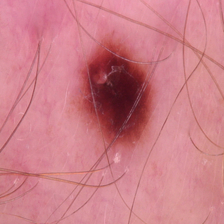
#> input picture dataset - Copy/benign/b1065.jpg, 224 x 224 px
$ python -i symmetry_analysis.py   (imports and definitions only)
#> lines starting #> are read from the running program, lines starting #| are printed output that depends on the picture; after the words box and inside, x2 and y2 are one past the last pixel; in counts of white or black regions, pixels touching at a corner belong together
import cv2
import numpy as np
from skimage.metrics import structural_similarity as ssim
import math


def analyze_symmetry(result_image):
    debug_images = []

    # Smooth and detect edges
    blurred = cv2.bilateralFilter(result_image, 15, 75, 75)
    edges = cv2.Canny(blurred, 50, 150)

    # Find contours
    contours, _ = cv2.findContours(edges, cv2.RETR_EXTERNAL, cv2.CHAIN_APPROX_SIMPLE)
    if not contours:
        print("No contours found.")
        return None, None, None, [edges]

    largest_contour = max(contours, key=cv2.contourArea)

    # Get rotated rectangle and angle
    rotated_rect = cv2.minAreaRect(largest_contour)
    box = cv2.boxPoints(rotated_rect)
    box = np.intp(box)

    # Calculate rotation angle from bottom edge
    angle = calculate_bottom_edge_angle(box)
    print(f"Rotating mole by {angle:.2f} degrees to align")

    # Draw rectangle on original image for debug
    debug_img_box = result_image.copy()
    if len(debug_img_box.shape) == 2:
        debug_img_box = cv2.cvtColor(debug_img_box, cv2.COLOR_GRAY2BGR)
    cv2.drawContours(debug_img_box, [box], 0, (0, 255, 0), 2)
    debug_images.append(debug_img_box)

    # Rotate whole image by -angle
    (h, w) = result_image.shape[:2]
    center = (w // 2, h // 2)
    rotation_matrix = cv2.getRotationMatrix2D(center, angle, 1.0)
    rotated_image = cv2.warpAffine(result_image, rotation_matrix, (w, h),
                                   flags=cv2.INTER_CUBIC, borderMode=cv2.BORDER_REPLICATE)
    debug_images.append(rotated_image.copy())

    #blurred_rot = cv2.bilateralFilter(rotated_image, 15, 75, 75)
    #edges_rot = cv2.Canny(blurred_rot, 50, 150)

    # Find contours again on rotated image
    edges_rot = cv2.Canny(rotated_image, 50, 150)
    contours_rot, _ = cv2.findContours(edges_rot, cv2.RETR_EXTERNAL, cv2.CHAIN_APPROX_SIMPLE)
    if not contours_rot:
        print("No contours found after rotation.")
        return None, None, None, debug_images

    largest_contour_rot = max(contours_rot, key=cv2.contourArea)
    x, y, w_box, h_box = cv2.boundingRect(largest_contour_rot)

    if w_box % 2 != 0:
        w_box -= 1
    if h_box % 2 != 0:
        h_box -= 1

    mole = rotated_image[y:y + h_box, x:x + w_box]

    left_half = mole[:, :w_box // 2]
    right_half = mole[:, w_box // 2:]
    right_half_flipped = cv2.flip(right_half, 1)

    top_half = mole[:h_box // 2, :]
    bottom_half = mole[h_box // 2:, :]
    bottom_half_flipped = cv2.flip(bottom_half, 0)

    vertical_symmetry, _ = ssim(left_half, right_half_flipped, full=True, channel_axis=-1)
    horizontal_symmetry, _ = ssim(top_half, bottom_half_flipped, full=True, channel_axis=-1)

    vertical_symmetry = max(0, min(vertical_symmetry, 1))
    horizontal_symmetry = max(0, min(horizontal_symmetry, 1))
    avg_symmetry = (vertical_symmetry + horizontal_symmetry) / 2

    Horiz1 = np.concatenate((left_half, right_half_flipped), axis=1)
    Horiz2 = np.concatenate((top_half, bottom_half_flipped), axis=1)

    debug_images.append(Horiz1)
    debug_images.append(Horiz2)

    return avg_symmetry, vertical_symmetry, horizontal_symmetry, debug_images


def calculate_bottom_edge_angle(box):
    box = sorted(box, key=lambda p: p[1])                               #top_points = box[:2]
    bottom_points = box[2:]
    bottom_points = sorted(bottom_points, key=lambda p: p[0])
    (x1, y1) = bottom_points[0]
    (x2, y2) = bottom_points[1]
    dx = x2 - x1
    dy = y2 - y1
    angle_rad = math.atan2(dy, dx)
    angle_deg = math.degrees(angle_rad)
    return angle_deg


# [4 lines of commented-out code are left out]


def show_debug_images(images, window_name="Symmetry Debug View"):
    titles = [
        "Original with Rotated Rectangle",
        "Aligned Mole",
        "Vertical Symmetry",
        "Horizontal Symmetry"
    ]

    labeled_images = []
    for i, img in enumerate(images):
        img_resized = cv2.resize(img, (300, 300))
        label = titles[i] if i < len(titles) else f"Step {i+1}"
        img_labeled = img_resized.copy()
        cv2.putText(img_labeled, label, (10, 20), cv2.FONT_HERSHEY_SIMPLEX,
                    0.5, (0, 255, 255), 1, cv2.LINE_AA)
        labeled_images.append(img_labeled)

    rows = []
    for i in range(0, len(labeled_images), 2):
        row = np.hstack(labeled_images[i:i+2])
        rows.append(row)

    combined = np.vstack(rows)
    cv2.imshow(window_name, combined)
    cv2.waitKey(0)
    cv2.destroyAllWindows()

>>> import cv2
>>> picture = cv2.imread('dataset - Copy/benign/b1065.jpg')
#> picture is the input picture: shape (224, 224, 3); mean B, G, R 135.7, 125.9, 204.1
>>> result = analyze_symmetry(picture)
#> in analyze_symmetry, `edges = cv2.Canny(blurred, 50, 150)`:
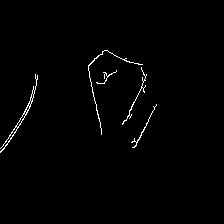
#> edges: shape (224, 224); 1.1% white in thin lines or dots, all inside (x1, y1, x2, y2) = (0, 50, 157, 153)
#> in analyze_symmetry, `contours, _ = cv2.findContours(edges, cv2.RETR_EXTERNAL, cv2.CHAIN_APP..`: contours = 5 contours, 4 with area under 20; largest, box (x1, y1, x2, y2) and area: (0, 74, 38, 153) 113
#> in analyze_symmetry, `largest_contour = max(contours, key=cv2.contourArea)`: largest_contour = contour of 133 points, box (x1, y1, x2, y2) (0, 74, 38, 153), area 113
#> in analyze_symmetry, `rotated_rect = cv2.minAreaRect(largest_contour)`: rotated_rect = ((20.87, 114.6), (85.48, 9.16), -64.69)
#> in analyze_symmetry, `box = cv2.boxPoints(rotated_rect)`: box = [[6.74, 155.2], [-1.55, 151.3], [35, 74], [43.28, 77.92]]
#> in analyze_symmetry, `box = np.intp(box)`: box = [[6, 155], [-1, 151], [35, 74], [43, 77]]
#> in calculate_bottom_edge_angle, `box = sorted(box, key=lambda p: p[1])`: box = [[35, 74], [43, 77], [-1, 151], [6, 155]]
#> in calculate_bottom_edge_angle, `bottom_points = box[2:]`: bottom_points = [[-1, 151], [6, 155]]
#> in calculate_bottom_edge_angle, `(x1, y1) = bottom_points[0]`: x1 = -1; y1 = 151
#> in calculate_bottom_edge_angle, `(x2, y2) = bottom_points[1]`: x2 = 6; y2 = 155
#> in calculate_bottom_edge_angle, `dx = x2 - x1`: dx = 7
#> in calculate_bottom_edge_angle, `dy = y2 - y1`: dy = 4
#> in calculate_bottom_edge_angle, `angle_rad = math.atan2(dy, dx)`: angle_rad = 0.519
#> in calculate_bottom_edge_angle, `angle_deg = math.degrees(angle_rad)`: angle_deg = 29.74
#| Rotating mole by 29.74 degrees to align
#> in analyze_symmetry, `cv2.drawContours(debug_img_box, [box], 0, (0, 255, 0), 2)`:
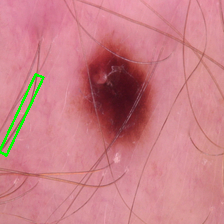
#> debug_img_box: shape (224, 224, 3); 0.94% of pixels changed, all inside (x1, y1, x2, y2) = (0, 73, 45, 157)
#> in analyze_symmetry, `rotation_matrix = cv2.getRotationMatrix2D(center, angle, 1.0)`: rotation_matrix = [[0.868, 0.496, -40.81], [-0.496, 0.868, 70.32]]
#> in analyze_symmetry, `edges_rot = cv2.Canny(rotated_image, 50, 150)`:
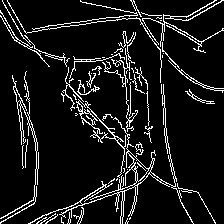
#> edges_rot: shape (224, 224); 9.3% white in thin lines or dots
#> in analyze_symmetry, `contours_rot, _ = cv2.findContours(edges_rot, cv2.RETR_EXTERNAL, cv2.C..`: contours_rot = 58 contours, 44 with area under 20; largest, box (x1, y1, x2, y2) and area: (28, 84, 194, 224) 588, (76, 99, 126, 178) 518, (0, 71, 39, 224) 166, (168, 60, 224, 93) 91, (142, 0, 224, 53) 88
#> in analyze_symmetry, `largest_contour_rot = max(contours_rot, key=cv2.contourArea)`: largest_contour_rot = contour of 790 points, box (x1, y1, x2, y2) (28, 84, 194, 224), area 588
#> in analyze_symmetry, `x, y, w_box, h_box = cv2.boundingRect(largest_contour_rot)`: x = 28; y = 84; w_box = 166; h_box = 140
#> in analyze_symmetry, `right_half_flipped = cv2.flip(right_half, 1)`:
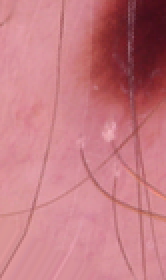
#> right_half_flipped: shape (140, 83, 3) (shown 2 times larger); mean B, G, R 130.4, 122.5, 197.6
#> in analyze_symmetry, `bottom_half_flipped = cv2.flip(bottom_half, 0)`:
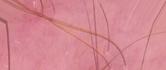
#> bottom_half_flipped: shape (70, 166, 3); mean B, G, R 145.8, 136.3, 211.9
#> in analyze_symmetry, `vertical_symmetry, _ = ssim(left_half, right_half_flipped, full=True, ..`: vertical_symmetry = 0.485
#> in analyze_symmetry, `horizontal_symmetry, _ = ssim(top_half, bottom_half_flipped, full=True..`: horizontal_symmetry = 0.421
#> in analyze_symmetry, `avg_symmetry = (vertical_symmetry + horizontal_symmetry) / 2`: avg_symmetry = 0.453
#> in analyze_symmetry, `Horiz1 = np.concatenate((left_half, right_half_flipped), axis=1)`:
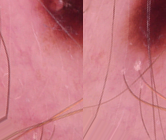
#> Horiz1: shape (140, 166, 3); mean B, G, R 130.8, 121.5, 198.9
#> in analyze_symmetry, `Horiz2 = np.concatenate((top_half, bottom_half_flipped), axis=1)`:
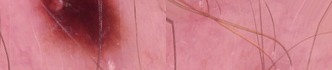
#> Horiz2: shape (70, 332, 3); mean B, G, R 130.8, 121.5, 198.9

$ run again, on dataset - Copy/benign/b11.jpg
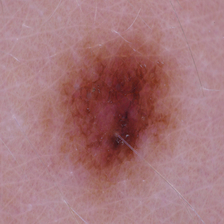
#> input picture dataset - Copy/benign/b11.jpg, 224 x 224 px
#> picture is the input picture: shape (224, 224, 3); mean B, G, R 122.1, 118.2, 165
#> in analyze_symmetry, `edges = cv2.Canny(blurred, 50, 150)`:
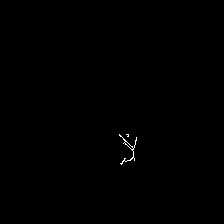
#> edges: shape (224, 224); 0.17% white in thin lines or dots, all inside (x1, y1, x2, y2) = (119, 134, 137, 165)
#> contours = 2 contours, 1 with area under 20; largest, box (x1, y1, x2, y2) and area: (119, 134, 137, 165) 37
#> largest_contour = contour of 59 points, box (x1, y1, x2, y2) (119, 134, 137, 165), area 37
#> rotated_rect = ((128, 148.7), (16.92, 30.05), -2.05)
#> in analyze_symmetry, `box = cv2.boxPoints(rotated_rect)`: box = [[120, 164], [119, 134], [135.9, 133.4], [136.9, 163.4]]
#> in analyze_symmetry, `box = np.intp(box)`: box = [[120, 164], [118, 134], [135, 133], [136, 163]]
#> in calculate_bottom_edge_angle, `box = sorted(box, key=lambda p: p[1])`: box = [[135, 133], [118, 134], [136, 163], [120, 164]]
#> in calculate_bottom_edge_angle, `bottom_points = box[2:]`: bottom_points = [[136, 163], [120, 164]]
#> in calculate_bottom_edge_angle, `bottom_points = sorted(bottom_points, key=lambda p: p[0])`: bottom_points = [[120, 164], [136, 163]]
#> x1 = 120; y1 = 164
#> x2 = 136; y2 = 163
#> dx = 16
#> dy = -1
#> angle_rad = -0.0624
#> angle_deg = -3.58
#| Rotating mole by -3.58 degrees to align
#> debug_img_box: shape (224, 224, 3); 0.54% of pixels changed, all inside (x1, y1, x2, y2) = (117, 132, 138, 166)
#> rotation_matrix = [[0.998, -0.0624, 7.2], [0.0624, 0.998, -6.77]]
#> edges_rot: shape (224, 224); 6% white in thin lines or dots, all inside (x1, y1, x2, y2) = (11, 17, 193, 224)
#> contours_rot = 53 contours, 38 with area under 20; largest, box (x1, y1, x2, y2) and area: (146, 61, 173, 112) 470, (133, 113, 158, 154) 180, (71, 72, 97, 105) 94, (103, 152, 130, 179) 86, (80, 132, 104, 152) 78
#> largest_contour_rot = contour of 140 points, box (x1, y1, x2, y2) (146, 61, 173, 112), area 470
#> in analyze_symmetry, `x, y, w_box, h_box = cv2.boundingRect(largest_contour_rot)`: x = 146; y = 61; w_box = 27; h_box = 51
#> in analyze_symmetry, `w_box -= 1`: w_box = 26
#> in analyze_symmetry, `h_box -= 1`: h_box = 50
#> vertical_symmetry = 0.284
#> horizontal_symmetry = 0.492
#> avg_symmetry = 0.388
#> in analyze_symmetry, `Horiz2 = np.concatenate((top_half, bottom_half_flipped), axis=1)`:
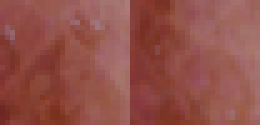
#> Horiz2: shape (25, 52, 3) (shown 5 times larger); mean B, G, R 73.4, 80.9, 146

$ run again, on dataset - Copy/benign/b1192.jpg
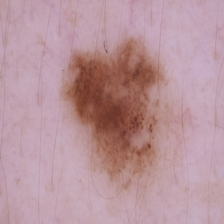
#> input picture dataset - Copy/benign/b1192.jpg, 224 x 224 px
#> picture is the input picture: shape (224, 224, 3); mean B, G, R 156.3, 149, 185
#> in analyze_symmetry, `edges = cv2.Canny(blurred, 50, 150)`:
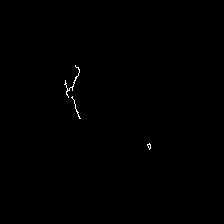
#> edges: shape (224, 224); 0.21% white in thin lines or dots, all inside (x1, y1, x2, y2) = (64, 65, 151, 150)
#> contours = 3 contours, all with area under 20
#> largest_contour = contour of 73 points, box (x1, y1, x2, y2) (64, 65, 80, 98), area 13
#> rotated_rect = ((70.29, 80.52), (32.31, 10.21), -68.2)
#> in analyze_symmetry, `box = cv2.boxPoints(rotated_rect)`: box = [[69.03, 97.41], [59.55, 93.62], [71.55, 63.62], [81.03, 67.41]]
#> in analyze_symmetry, `box = np.intp(box)`: box = [[69, 97], [59, 93], [71, 63], [81, 67]]
#> in calculate_bottom_edge_angle, `box = sorted(box, key=lambda p: p[1])`: box = [[71, 63], [81, 67], [59, 93], [69, 97]]
#> bottom_points = [[59, 93], [69, 97]]
#> x1 = 59; y1 = 93
#> x2 = 69; y2 = 97
#> dx = 10
#> dy = 4
#> angle_rad = 0.381
#> angle_deg = 21.8
#| Rotating mole by 21.80 degrees to align
#> debug_img_box: shape (224, 224, 3); 0.47% of pixels changed, all inside (x1, y1, x2, y2) = (58, 62, 83, 99)
#> rotation_matrix = [[0.928, 0.371, -33.59], [-0.371, 0.928, 49.61]]
#> edges_rot: shape (224, 224); 2.1% white in thin lines or dots, all inside (x1, y1, x2, y2) = (50, 39, 165, 189)
#> contours_rot = 22 contours, 17 with area under 20; largest, box (x1, y1, x2, y2) and area: (121, 50, 146, 105) 35, (77, 39, 102, 74) 32, (143, 127, 161, 153) 26, (61, 98, 96, 138) 23, (151, 98, 158, 117) 21
#> largest_contour_rot = contour of 127 points, box (x1, y1, x2, y2) (121, 50, 146, 105), area 35
#> in analyze_symmetry, `x, y, w_box, h_box = cv2.boundingRect(largest_contour_rot)`: x = 121; y = 50; w_box = 25; h_box = 55
#> in analyze_symmetry, `w_box -= 1`: w_box = 24
#> in analyze_symmetry, `h_box -= 1`: h_box = 54
#> vertical_symmetry = 0.396
#> horizontal_symmetry = 0.424
#> avg_symmetry = 0.41
#> in analyze_symmetry, `Horiz2 = np.concatenate((top_half, bottom_half_flipped), axis=1)`:
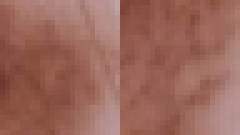
#> Horiz2: shape (27, 48, 3) (shown 5 times larger); mean B, G, R 91.2, 103.3, 155.1
